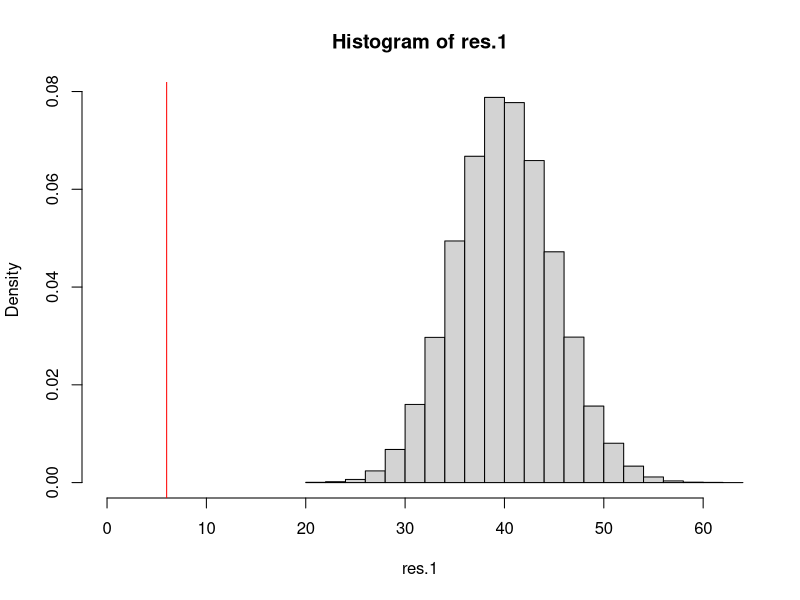
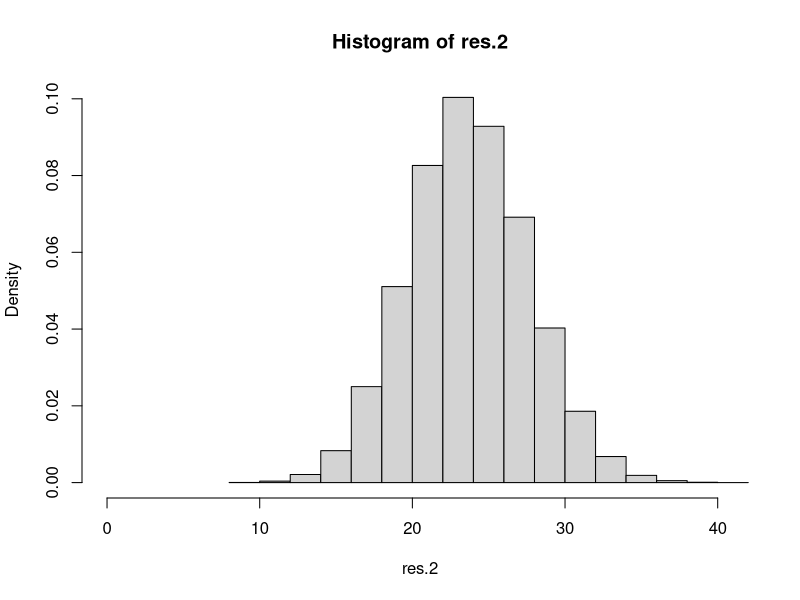
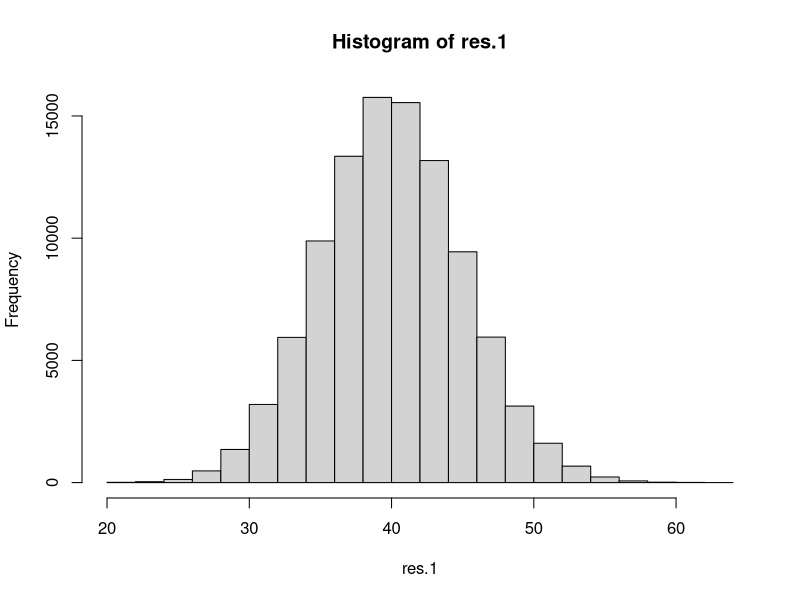
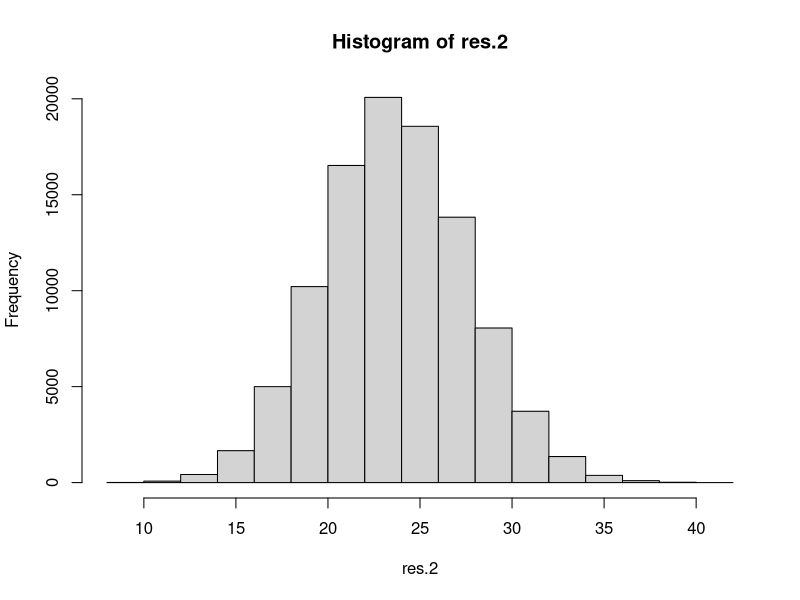
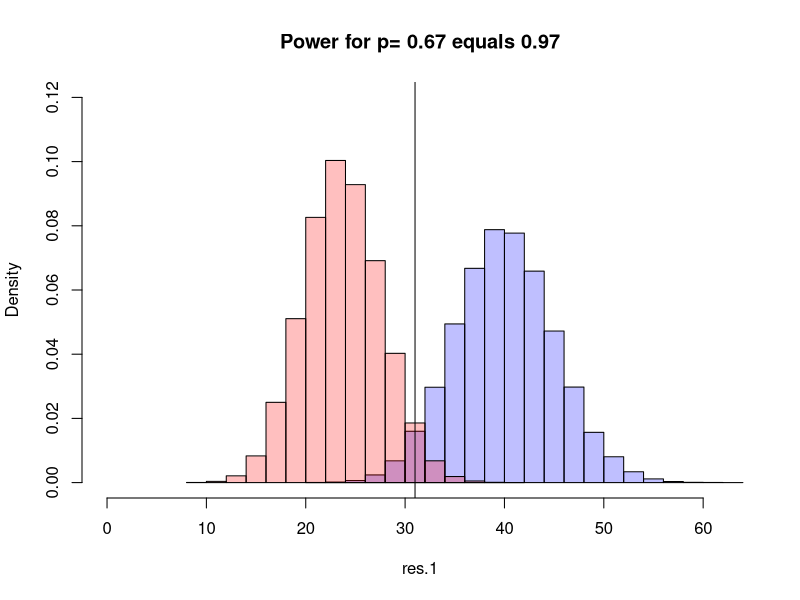

The R script that drew these images, in order:
# Panini: Monte Carlo test

# Background:
#   There are 682 different Panini cards. 
#   The cards are packaged in packs with 5 cards.
#   100 of such packs (so 500 cards) are packaged in a box.
#   Panini seems to say that cards are packaged at random. 
#   My children and their friends suspect that boxes contain 
#      "too few" duplicates: "I will buy a box to have many 
#       different cards, and then some separate packs to swap."

# Results from a box with 100 packs:
#   6 duplicates in 50 packs (250 cards)

# How likely is it to see this result (or more extreme ones) 
#   when the cards are indeed packaged at random with replacement?

# Formally:
# H0: cards are packaged at random with replacement
# We want to compute the p-value: the probability of observing our 
#   results (or more extreme ones, i.e., even fewer duplicates) 
#   when the null hypothesis is true. 
# So we need to know the distribution of the number of 
#   duplicates under H0. This is cumbersome to analyze analytically, 
#   but easy to simulate!

nr.cards <- 682    # number of unique cards
nsimul <- 100000   # number of simulations
npack <- 50        # number of packs 

# Function that simulates sampling cards at random with replacement.
# Returns the number of duplicates in npack packs.
simulate.duplicate <- function(){
  res <- sample(1:nr.cards, 5*npack, replace=T)
  return(5*npack - length(unique(res)))  # nr of duplicates
}

res.1 <- replicate(nsimul,simulate.duplicate())

summary(res.1)
hist(res.1, xlim=c(0,max(res.1)), prob=T)
abline(v=6, col="red")
(pval.1 <- (1+sum(res.1 <= 6))/(nsimul+1))
(rej.1 <- quantile(res.1, 0.05)-1)  # boundary of rejection region at alpha=0.05

# the p-value is extremely small
# our observed value of 6 lies far in the rejection region x<=31
# => we clearly reject H0 at alpha=0.05

# We will now illustrate how to do a power analysis. 
# Let Ha denote an alternative hypothesis. 
# Power = Prob(reject H0 | Ha is true)
#       = Prob(observing value in rejection region | Ha is true)
# To compute this, we need to specify Ha...
# Possible choice:
#   Ha: p*100% of the cards are sampled from the set of all cards 
#       without replacement, and the remaining cards are sampled 
#       from the set of all cards with replacement.
# We need the distribution of the number of duplicates under Ha, and 
#   we again obtain this via simulation. 

simulate.duplicate.p <- function(){
  nr.without <- floor(p*npack*5) # nr of cards drawn without replacement
  nr.with <- npack*5-nr.without  # nr of cards drawn with replacement
  res <- sample(1:nr.cards, nr.without, replace=F)
  res <- c(res, sample(1:nr.cards, nr.with, replace=T))
  return(5*npack - length(unique(res)))
}

# Simulated distributions:
p <- 2/3
res.2 <- replicate(nsimul,simulate.duplicate.p())
summary(res.2)
hist(res.2, xlim=c(0,max(res.2)),prob=T)
(power <- sum(res.2 <=31) / nsimul)

p1 <- hist(res.1)
p2 <- hist(res.2)                     
plot( p1, col=rgb(0,0,1,1/4), xlim=c(0,max(res.1,res.2)), main=paste("Power for p=", round(p,2), "equals", round(power,2)), freq=FALSE, ylim=c(0,.12)) 
plot( p2, col=rgb(1,0,0,1/4), add=T, freq=FALSE)
abline(v=rej.1)

# Note: even when p=2/3, it is extremely unlikely to observe <=6 
# duplicates. 
